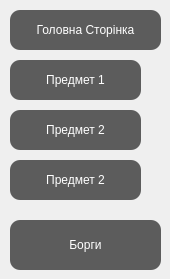
      <widget class="QWidget" name="tab">
       <attribute name="title">
        <string>Єль</string>
       </attribute>
       <attribute name="whatsThis">
        <string>gfddfgdf</string>
       </attribute>
       <widget class="QPushButton" name="pushButton_5">
        <property name="geometry">
         <rect>
          <x>10</x>
          <y>60</y>
          <width>131</width>
          <height>40</height>
         </rect>
        </property>
        <property name="toolTip">
         <string>Предмет</string>
        </property>
        <property name="styleSheet">
         <string notr="true">QPushButton {
    background-color: #5c5c5c;
    border-radius: 10px;
    color: white;
}
QPushButton::pressed
{
	background-color: #ff4747;

}
</string>
        </property>
        <property name="text">
         <string>Предмет 1</string>
        </property>
       </widget>
       <widget class="QPushButton" name="pushButton_4">
        <property name="geometry">
         <rect>
          <x>10</x>
          <y>110</y>
          <width>131</width>
          <height>40</height>
         </rect>
        </property>
        <property name="toolTip">
         <string>Предмет</string>
        </property>
        <property name="styleSheet">
         <string notr="true">QPushButton {
    background-color: #5c5c5c;
    border-radius: 10px;
    color: white;
}
QPushButton::pressed
{
	background-color: #ff4747;

}
</string>
        </property>
        <property name="text">
         <string>Предмет 2</string>
        </property>
       </widget>
       <widget class="QPushButton" name="pushButton">
        <property name="geometry">
         <rect>
          <x>10</x>
          <y>10</y>
          <width>151</width>
          <height>40</height>
         </rect>
        </property>
        <property name="toolTip">
         <string>Головна Сторінка Єлі</string>
        </property>
        <property name="styleSheet">
         <string notr="true">QPushButton {
    background-color: #5c5c5c;
    border-radius: 10px;
    color: white;
}
QPushButton::pressed
{
	background-color: #ff4747;

}
</string>
        </property>
        <property name="text">
         <string>Головна Сторінка</string>
        </property>
       </widget>
       <widget class="QPushButton" name="pushButton_9">
        <property name="geometry">
         <rect>
          <x>10</x>
          <y>220</y>
          <width>151</width>
          <height>50</height>
         </rect>
        </property>
        <property name="toolTip">
         <string>Борги</string>
        </property>
        <property name="styleSheet">
         <string notr="true">QPushButton {
    background-color: #5c5c5c;
    border-radius: 10px;
    color: white;
}
QPushButton::pressed
{
	background-color: #ff4747;

}
</string>
        </property>
        <property name="text">
         <string>Борги</string>
        </property>
       </widget>
       <widget class="QPushButton" name="pushButton_14">
        <property name="geometry">
         <rect>
          <x>10</x>
          <y>160</y>
          <width>131</width>
          <height>40</height>
         </rect>
        </property>
        <property name="toolTip">
         <string>Предмет</string>
        </property>
        <property name="styleSheet">
         <string notr="true">QPushButton {
    background-color: #5c5c5c;
    border-radius: 10px;
    color: white;
}
QPushButton::pressed
{
	background-color: #ff4747;

}
</string>
        </property>
        <property name="text">
         <string>Предмет 2</string>
        </property>
       </widget>
      </widget>
